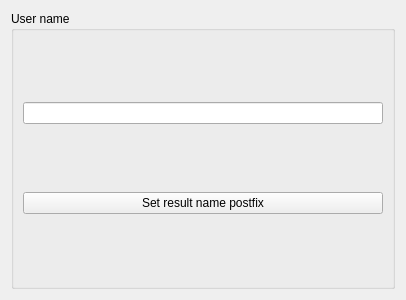
<?xml version="1.0" encoding="UTF-8"?>
<ui version="4.0">
 <class>simple</class>
 <widget class="QWidget" name="simple">
  <property name="geometry">
   <rect>
    <x>0</x>
    <y>0</y>
    <width>406</width>
    <height>300</height>
   </rect>
  </property>
  <property name="windowTitle">
   <string>Form</string>
  </property>
  <layout class="QGridLayout" name="gridLayout_2">
   <item row="0" column="0" colspan="2">
    <widget class="QGroupBox" name="groupBox">
     <property name="title">
      <string>User name</string>
     </property>
     <layout class="QGridLayout" name="gridLayout">
      <item row="1" column="0">
       <widget class="QPushButton" name="set_result_filename_postfix">
        <property name="text">
         <string>Set result name postfix</string>
        </property>
       </widget>
      </item>
      <item row="0" column="0">
       <widget class="QLineEdit" name="user_name">
        <property name="sizePolicy">
         <sizepolicy hsizetype="Expanding" vsizetype="Fixed">
          <horstretch>0</horstretch>
          <verstretch>0</verstretch>
         </sizepolicy>
        </property>
       </widget>
      </item>
     </layout>
    </widget>
   </item>
  </layout>
 </widget>
 <resources/>
 <connections/>
</ui>
